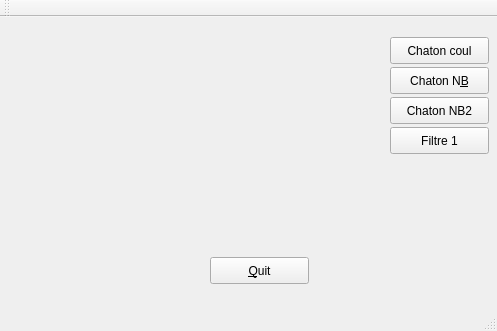
<?xml version="1.0" encoding="UTF-8"?>
<ui version="4.0">
 <class>MainWindow</class>
 <widget class="QMainWindow" name="MainWindow">
  <property name="geometry">
   <rect>
    <x>0</x>
    <y>0</y>
    <width>497</width>
    <height>331</height>
   </rect>
  </property>
  <property name="windowTitle">
   <string>MainWindow</string>
  </property>
  <widget class="QWidget" name="centralWidget">
   <widget class="QPushButton" name="pushButton">
    <property name="geometry">
     <rect>
      <x>390</x>
      <y>50</y>
      <width>99</width>
      <height>27</height>
     </rect>
    </property>
    <property name="text">
     <string>Chaton N&amp;B</string>
    </property>
   </widget>
   <widget class="QLabel" name="label">
    <property name="geometry">
     <rect>
      <x>40</x>
      <y>30</y>
      <width>281</width>
      <height>181</height>
     </rect>
    </property>
    <property name="text">
     <string/>
    </property>
    <property name="pixmap">
     <pixmap>../../../Images/index.jpeg</pixmap>
    </property>
   </widget>
   <widget class="QPushButton" name="pushButton_2">
    <property name="geometry">
     <rect>
      <x>210</x>
      <y>240</y>
      <width>99</width>
      <height>27</height>
     </rect>
    </property>
    <property name="text">
     <string>&amp;Quit</string>
    </property>
   </widget>
   <widget class="QPushButton" name="pushButton_3">
    <property name="geometry">
     <rect>
      <x>390</x>
      <y>80</y>
      <width>99</width>
      <height>27</height>
     </rect>
    </property>
    <property name="text">
     <string>Chaton NB2</string>
    </property>
   </widget>
   <widget class="QPushButton" name="pushButton_4">
    <property name="geometry">
     <rect>
      <x>390</x>
      <y>20</y>
      <width>99</width>
      <height>27</height>
     </rect>
    </property>
    <property name="text">
     <string>Chaton coul</string>
    </property>
   </widget>
   <widget class="QPushButton" name="pushButton_5">
    <property name="geometry">
     <rect>
      <x>390</x>
      <y>110</y>
      <width>99</width>
      <height>27</height>
     </rect>
    </property>
    <property name="text">
     <string>Filtre 1</string>
    </property>
   </widget>
  </widget>
  <widget class="QMenuBar" name="menuBar">
   <property name="geometry">
    <rect>
     <x>0</x>
     <y>0</y>
     <width>497</width>
     <height>25</height>
    </rect>
   </property>
  </widget>
  <widget class="QToolBar" name="mainToolBar">
   <attribute name="toolBarArea">
    <enum>TopToolBarArea</enum>
   </attribute>
   <attribute name="toolBarBreak">
    <bool>false</bool>
   </attribute>
  </widget>
  <widget class="QStatusBar" name="statusBar"/>
 </widget>
 <layoutdefault spacing="6" margin="11"/>
 <resources/>
 <connections/>
</ui>
